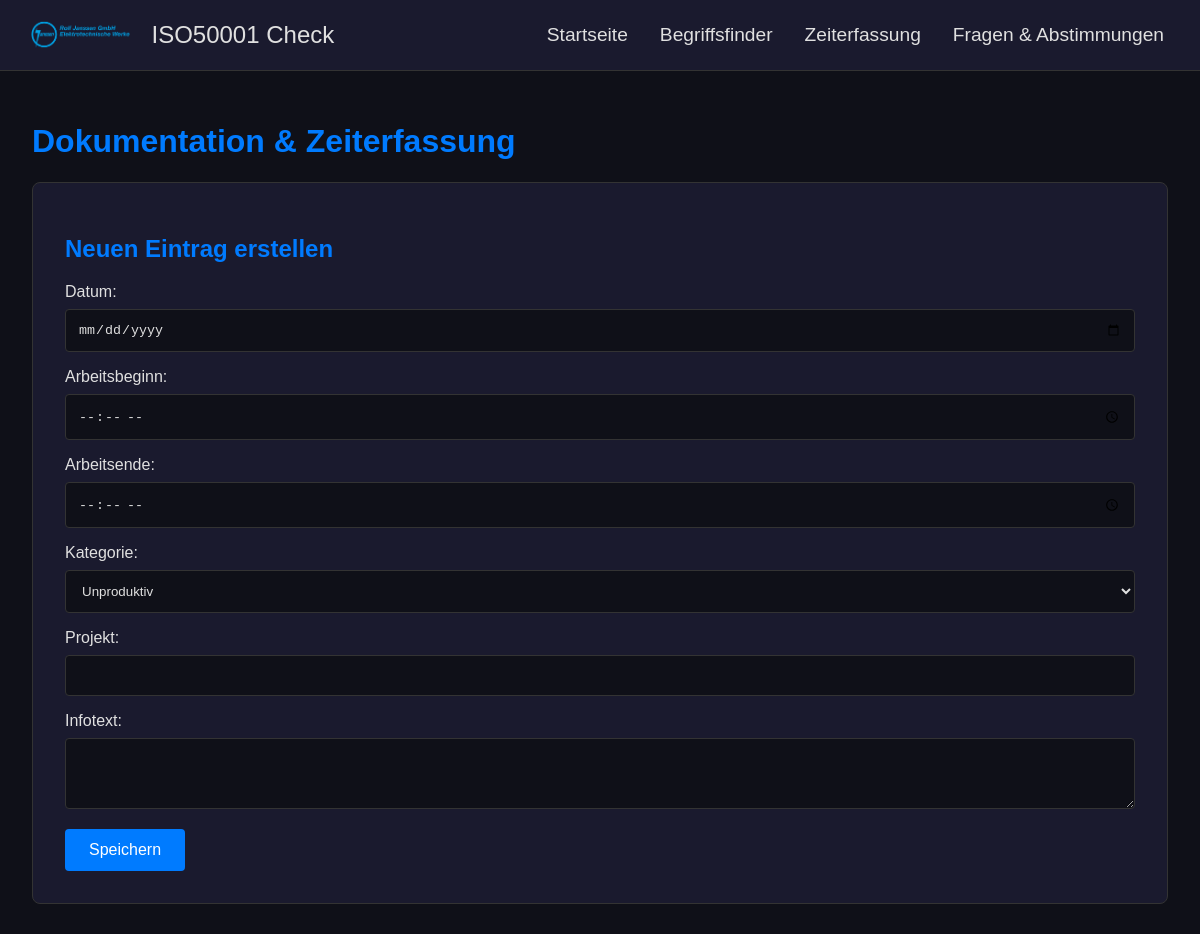
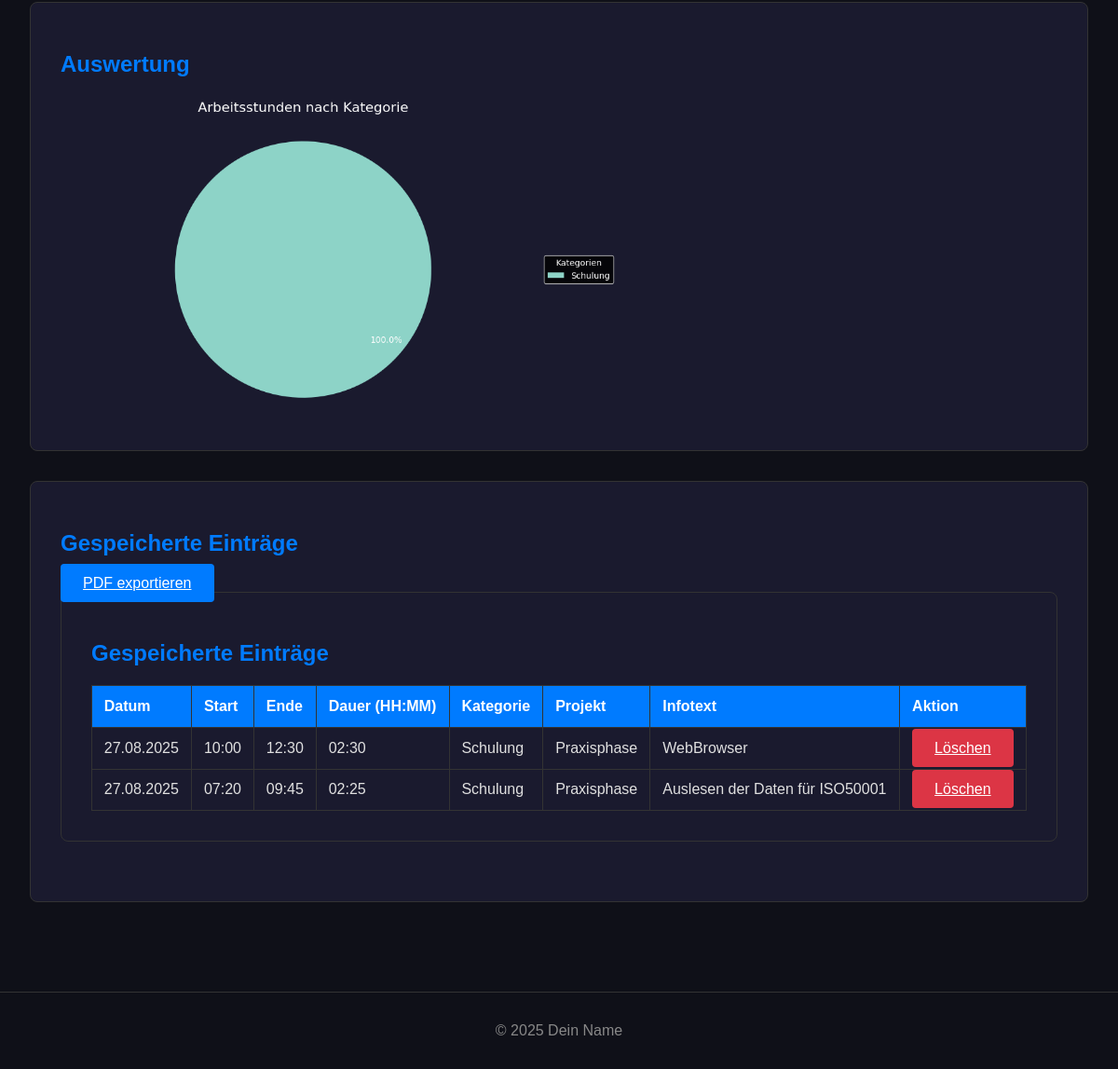
/dokumentation, run on the app's committed database (2 pictures, top to bottom).
### app.py (models this page shows)
class TimeEntry(db.Model):
    id = db.Column(db.Integer, primary_key=True)
    date = db.Column(db.Date, nullable=False, default=date.today)
    start_time = db.Column(db.Time, nullable=False)
    end_time = db.Column(db.Time, nullable=False)
    category = db.Column(db.String(50), nullable=False)
    project = db.Column(db.String(100), nullable=False)
    info_text = db.Column(db.String(300), nullable=True)
    @property
    def duration(self):
        start_dt = datetime.combine(self.date, self.start_time)
        end_dt = datetime.combine(self.date, self.end_time)
        if end_dt < start_dt:
            end_dt += timedelta(days=1)
        return end_dt - start_dt
    @property
    def duration_str(self):
        total_seconds = self.duration.total_seconds()
        hours, remainder = divmod(total_seconds, 3600)
        minutes, _ = divmod(remainder, 60)
        return f"{int(hours):02}:{int(minutes):02}"

### app.py (the view, shortened to what this page needs)
@app.route('/dokumentation', methods=['GET', 'POST'])
def dokumentation():
    entries = TimeEntry.query.order_by(TimeEntry.date.desc(), TimeEntry.start_time.desc()).all()
    generate_category_chart(entries)
    return render_template('dokumentation.html', entries=entries)

### app.py (called while the page is built)
@app.context_processor
def inject_now():
    return {'now': datetime.now(timezone.utc)}

### templates/dokumentation.html (shortened to what this page needs)
{% extends 'base.html' %}
{% block content %}
    <h1>Dokumentation & Zeiterfassung</h1>
    <div class="form-container">
        <h2>Neuen Eintrag erstellen</h2>
        <form action="{{ url_for('dokumentation') }}" method="POST">
            <div class="form-group">
                <label for="date">Datum:</label>
                <input type="date" id="date" name="date" required>
            </div>
            <div class="form-group">
                <label for="start_time">Arbeitsbeginn:</label>
                <input type="time" id="start_time" name="start_time" required>
            </div>
            <div class="form-group">
                <label for="end_time">Arbeitsende:</label>
                <input type="time" id="end_time" name="end_time" required>
            </div>
            <div class="form-group">
                <label for="category">Kategorie:</label>
                <select id="category" name="category" required>
                    <option value="Unproduktiv">Unproduktiv</option>
                </select>
            </div>
            <div class="form-group">
                <label for="project">Projekt:</label>
                <input type="text" id="project" name="project" required>
            </div>
            <div class="form-group">
                <label for="info_text">Infotext:</label>
                <textarea id="info_text" name="info_text" rows="3"></textarea>
            </div>
            <button type="submit" class="btn">Speichern</button>
        </form>
    </div>
    <div class="chart-container">
        <h2>Auswertung</h2>
        <img src="{{ url_for('static', filename='img/category_chart.png') }}?v={{ range(1, 1000) | random }}" alt="Kategorien-Grafik" style="width:100%; max-width:600px;">
    </div>
    <div class="table-container">
    <h2>Gespeicherte Einträge</h2>
    <a href="{{ url_for('generate_pdf') }}" class="btn" style="margin-bottom: 1rem;">PDF exportieren</a>
    <div class="table-container">
        <h2>Gespeicherte Einträge</h2>
        <table class="data-table">
            <thead>
                <tr>
                    <th>Datum</th>
                    <th>Start</th>
                    <th>Ende</th>
                    <th>Dauer (HH:MM)</th>
                    <th>Kategorie</th>
                    <th>Projekt</th>
                    <th>Infotext</th>
                    <th>Aktion</th>
                </tr>
            </thead>
            <tbody>
                {% for entry in entries %}
                <tr>
                    <td>{{ entry.date.strftime('%d.%m.%Y') }}</td>
                    <td>{{ entry.start_time.strftime('%H:%M') }}</td>
                    <td>{{ entry.end_time.strftime('%H:%M') }}</td>
                    <td>{{ entry.duration_str }}</td>
                    <td>{{ entry.category }}</td>
                    <td>{{ entry.project }}</td>
                    <td>{{ entry.info_text }}</td>
                    <td>
                        <a href="{{ url_for('delete_entry', entry_id=entry.id) }}"
                           class="btn btn-danger"
                           onclick="return confirm('Möchtest du diesen Eintrag wirklich löschen?');">Löschen</a>
                    </td>
                </tr>
                {% else %}
                <tr>
                    <td colspan="8">Noch keine Einträge vorhanden.</td>
                </tr>
                {% endfor %}
            </tbody>
        </table>
    </div>
{% endblock %}

### static/css/style.css (style rules this page uses)
:root { --primary-bg-color: #0f1018; --secondary-bg-color: #1a1a2e; --primary-text-color: #e0e0e0; --accent-color: #007bff; --accent-hover-color: #0056b3; --border-color: #333; --success-color: #28a745; --error-color: #dc3545; }
body { font-family: Arial, sans-serif; background-color: var(--primary-bg-color); color: var(--primary-text-color); margin: 0; padding-top: 70px; }
h1, h2 { color: var(--accent-color); }
.form-container, .result-container, .table-container, .chart-container { background-color: var(--secondary-bg-color); padding: 2rem; border-radius: 8px; margin-bottom: 2rem; border: 1px solid var(--border-color); }
.form-group { margin-bottom: 1rem; }
.form-group label { display: block; margin-bottom: 0.5rem; }
input[type="text"], input[type="search"], input[type="date"], input[type="time"], textarea, select { width: 100%; padding: 0.75rem; background-color: var(--primary-bg-color); border: 1px solid var(--border-color); color: var(--primary-text-color); border-radius: 4px; box-sizing: border-box; }
textarea { resize: vertical; }
.btn { padding: 0.75rem 1.5rem; border: none; border-radius: 4px; background-color: var(--accent-color); color: white; font-size: 1rem; cursor: pointer; transition: background-color 0.2s ease; }
.btn-danger { background-color: var(--error-color); }
.data-table { width: 100%; border-collapse: collapse; margin-top: 1rem; }
.data-table th, .data-table td { border: 1px solid var(--border-color); padding: 0.8rem; text-align: left; }
.data-table th { background-color: var(--accent-color); color: white; }

### data on the page
TimeEntry: date "27.08.2025", start_time "10:00", end_time "12:30", duration_str "02:30", category "Schulung", project "Praxisphase", info_text "WebBrowser"
TimeEntry: date "27.08.2025", start_time "07:20", end_time "09:45", duration_str "02:25", category "Schulung", project "Praxisphase", info_text "Auslesen der Daten für ISO50001"
